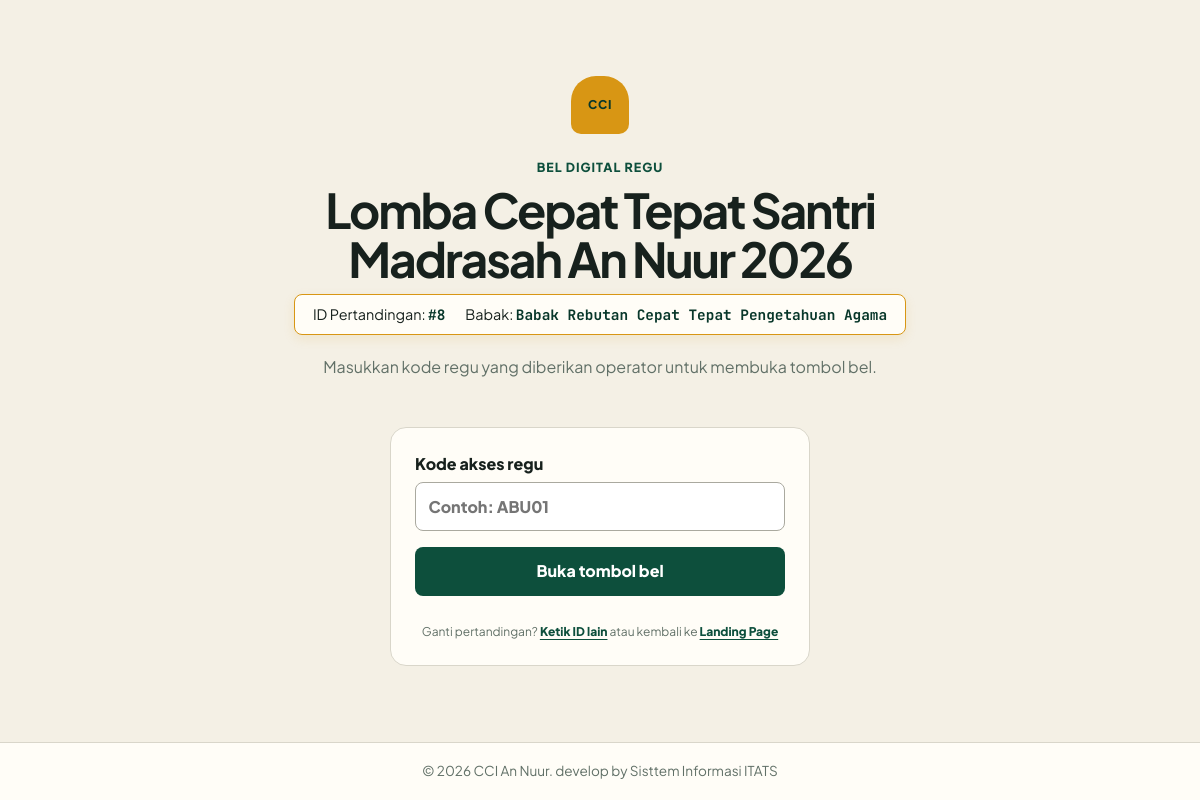
/buzzer.php, run on an earlier commit of the app's database.
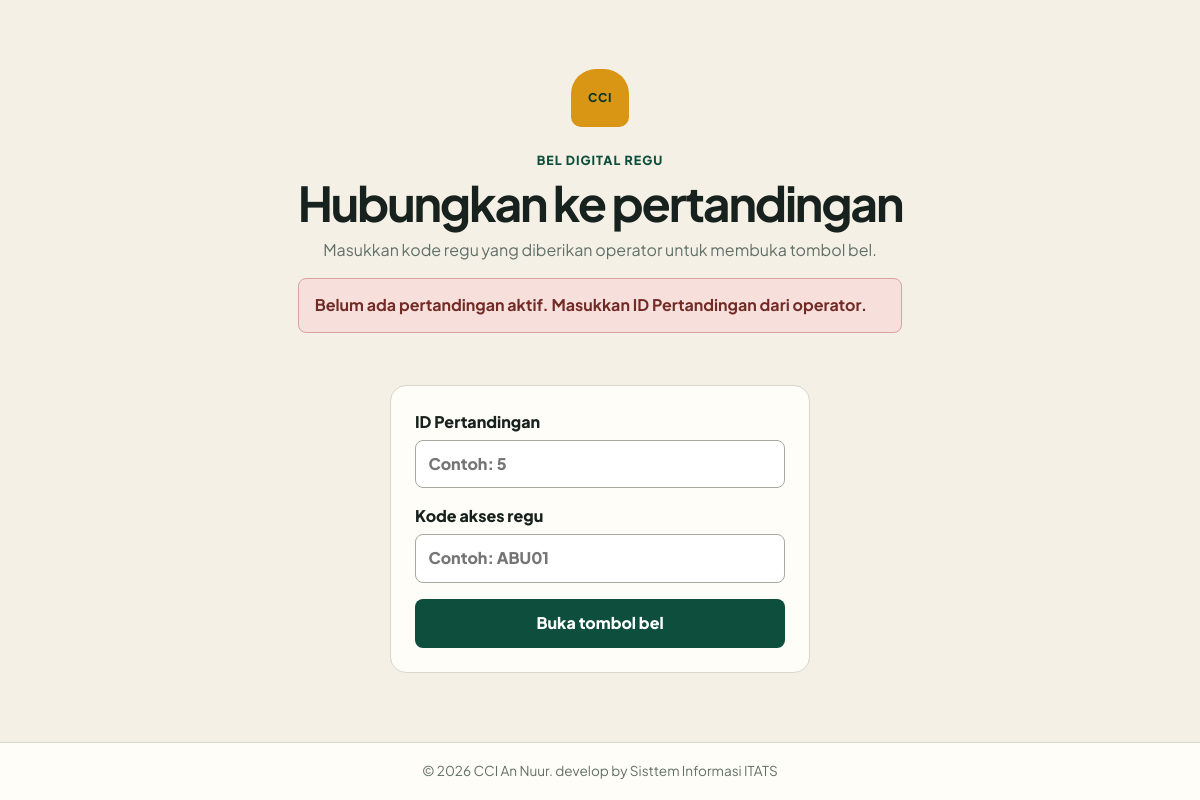
And on a later commit of the database.
### tables this page shows
CREATE TABLE `matches` (
  `id` bigint(20) unsigned NOT NULL AUTO_INCREMENT,
  `round_id` bigint(20) unsigned NOT NULL,
  `current_question` int(10) unsigned NOT NULL DEFAULT 0,
  `status` varchar(30) NOT NULL DEFAULT 'ready',
  `buzzer_team_id` bigint(20) unsigned DEFAULT NULL,
  `question_opened_at` datetime(6) DEFAULT NULL,
  `buzzed_at` datetime(6) DEFAULT NULL,
  `finished_at` datetime DEFAULT NULL,
  `created_at` timestamp NOT NULL DEFAULT current_timestamp(),
  `updated_at` timestamp NOT NULL DEFAULT current_timestamp() ON UPDATE current_timestamp(),
  PRIMARY KEY (`id`),
  KEY `fk_match_buzzer_team` (`buzzer_team_id`),
  KEY `idx_match_round_status` (`round_id`,`status`),
  CONSTRAINT `fk_match_buzzer_team` FOREIGN KEY (`buzzer_team_id`) REFERENCES `teams` (`id`) ON DELETE SET NULL,
  CONSTRAINT `fk_match_round` FOREIGN KEY (`round_id`) REFERENCES `rounds` (`id`)
);

CREATE TABLE `events` (
  `id` bigint(20) unsigned NOT NULL AUTO_INCREMENT,
  `name` varchar(180) NOT NULL,
  `location` varchar(180) DEFAULT NULL,
  `event_date` date DEFAULT NULL,
  `status` varchar(30) NOT NULL DEFAULT 'draft',
  `created_at` timestamp NOT NULL DEFAULT current_timestamp(),
  `updated_at` timestamp NOT NULL DEFAULT current_timestamp() ON UPDATE current_timestamp(),
  PRIMARY KEY (`id`)
);

CREATE TABLE `rounds` (
  `id` bigint(20) unsigned NOT NULL AUTO_INCREMENT,
  `event_id` bigint(20) unsigned NOT NULL,
  `name` varchar(120) NOT NULL,
  `display_order` int(10) unsigned NOT NULL DEFAULT 1,
  `correct_score` int(11) NOT NULL,
  `wrong_score` int(11) NOT NULL DEFAULT 0,
  `answer_seconds` int(10) unsigned NOT NULL,
  `created_at` timestamp NOT NULL DEFAULT current_timestamp(),
  PRIMARY KEY (`id`),
  KEY `idx_round_event` (`event_id`,`display_order`),
  CONSTRAINT `fk_round_event` FOREIGN KEY (`event_id`) REFERENCES `events` (`id`) ON DELETE CASCADE
);

### includes/functions.php (called while the page is built, shortened)
<?php
require_once __DIR__ . '/../config/database.php';
function e(?string $value): string
{
    return htmlspecialchars($value ?? '', ENT_QUOTES, 'UTF-8');
}
function active_event_id(): ?int
{
    $value = $_SESSION['event_id'] ?? null;
    return is_numeric($value) ? (int) $value : null;
}
function current_active_match(): ?array
{
    $activeEventId = active_event_id();
    $pdo = db();
    $stmt = $pdo->query(
        'SELECT m.*, r.name AS round_name, r.correct_score, r.wrong_score, r.answer_seconds,
                e.id AS event_id, e.name AS event_name, e.location, e.event_date, e.status AS event_status,
                (SELECT COUNT(*) FROM match_teams mt WHERE mt.match_id = m.id) AS team_count
         FROM matches m
         JOIN rounds r ON r.id = m.round_id
         JOIN events e ON e.id = r.event_id
         WHERE e.status = \'active\' AND m.status <> \'finished\'
         ORDER BY m.id DESC LIMIT 1'
    );
    $match = $stmt->fetch();
    return $match ?: null;
}
function match_payload(int $matchId): ?array
{
    $statement = db()->prepare(
        'SELECT m.*, r.name AS round_name, r.correct_score, r.wrong_score, r.answer_seconds,
                e.name AS event_name, e.location, e.event_date,
                bt.name AS buzzer_team_name
         FROM matches m
         JOIN rounds r ON r.id = m.round_id
         JOIN events e ON e.id = r.event_id
         LEFT JOIN teams bt ON bt.id = m.buzzer_team_id
         WHERE m.id = ?'
    );
    $statement->execute([$matchId]);
    $match = $statement->fetch();
    $teamsStatement = db()->prepare(
        'SELECT t.id, t.name, t.members, mt.score, mt.display_order
         FROM match_teams mt
         JOIN teams t ON t.id = mt.team_id
         WHERE mt.match_id = ?
         ORDER BY mt.display_order, t.name'
    );
    $teamsStatement->execute([$matchId]);
    $historyStatement = db()->prepare(
        'SELECT se.id, t.name AS team_name, se.delta, se.score_after, se.reason,
                se.created_at, se.reversed_at
         FROM score_events se
         JOIN teams t ON t.id = se.team_id
         WHERE se.match_id = ?
         ORDER BY se.id DESC LIMIT 8'
    );
    $historyStatement->execute([$matchId]);
    return [
        'match' => $match,
        'teams' => $teamsStatement->fetchAll(),
        'history' => $historyStatement->fetchAll(),
    ];
}

### config/database.php (called while the page is built, shortened)
<?php
function db(): PDO
{
    static $pdo = null;
    if ($pdo instanceof PDO) {
        return $pdo;
    }
    $host = getenv('DB_HOST') ?: '127.0.0.1';
    $port = getenv('DB_PORT') ?: '3306';
    $name = getenv('DB_NAME') ?: 'cerdas_cermat';
    $user = getenv('DB_USER') ?: 'root';
    $pass = getenv('DB_PASS') !== false ? getenv('DB_PASS') : '';
    $dsn = "mysql:host={$host};port={$port};dbname={$name};charset=utf8mb4";
    try {
        $pdo = new PDO($dsn, $user, $pass, [
            PDO::ATTR_ERRMODE => PDO::ERRMODE_EXCEPTION,
            PDO::ATTR_DEFAULT_FETCH_MODE => PDO::FETCH_ASSOC,
            PDO::ATTR_EMULATE_PREPARES => false,
        ]);
    } catch (PDOException $exception) {
        http_response_code(500);
        $isCli = PHP_SAPI === 'cli';
        $message = 'Koneksi database gagal. Periksa konfigurasi MySQL dan impor database/schema.sql.';
        if ($isCli) {
            throw new RuntimeException($message, 0, $exception);
        }
        exit('<!doctype html><html lang="id"><meta charset="utf-8"><title>Database tidak tersedia</title><body style="font-family:system-ui;padding:2rem"><h1>Database tidak tersedia</h1><p>' . $message . '</p></body></html>');
    }
    return $pdo;
}

### buzzer.php (the view, shortened to what the changed rows need)
<?php
require_once __DIR__ . '/includes/functions.php';
$matchId = filter_input(INPUT_GET, 'match_id', FILTER_VALIDATE_INT)
    ?: filter_input(INPUT_POST, 'match_id', FILTER_VALIDATE_INT);
if (!$matchId) {
    $active = current_active_match();
    if ($active) {
        $matchId = (int) $active['id'];
    }
}
$payload = $matchId ? match_payload((int) $matchId) : null;
$selectedTeam = null;
$error = null;
if ($_SERVER['REQUEST_METHOD'] === 'POST') {
    $code = strtoupper(trim((string) ($_POST['access_code'] ?? '')));
    if ($matchId < 1 || !$payload) {
        $error = 'ID Pertandingan tidak valid atau tidak ditemukan.';
    } else {
        $statement = db()->prepare(
            'SELECT t.id, t.name, t.access_code
             FROM match_teams mt JOIN teams t ON t.id = mt.team_id
             WHERE mt.match_id = ? AND t.access_code = ? LIMIT 1'
        );
        $statement->execute([$matchId, $code]);
        $selectedTeam = $statement->fetch() ?: null;
        if (!$selectedTeam) {
            $error = 'Kode akses tidak cocok dengan regu pada pertandingan ID #' . $matchId . '.';
        }
    }
} elseif (!$payload) {
    $error = 'Belum ada pertandingan aktif. Masukkan ID Pertandingan dari operator.';
}
require __DIR__ . '/includes/header.php';
?>
<section class="buzzer-shell">
    <?php if (!$selectedTeam): ?>
        <div class="buzzer-intro">
            <span class="brand-mark brand-mark-large" aria-hidden="true">CCI</span>
            <span class="eyebrow">Bel digital regu</span>
            <h1><?= $payload ? e($payload['match']['event_name']) : 'Hubungkan ke pertandingan' ?></h1>
            <?php if ($payload): ?>
                <div class="buzzer-match-tag">
                    <span>ID Pertandingan: <strong>#<?= (int) $matchId ?></strong></span>
                    <span>Babak: <strong><?= e($payload['match']['round_name']) ?></strong></span>
                </div>
            <?php endif; ?>
            <p>Masukkan kode regu yang diberikan operator untuk membuka tombol bel.</p>
        </div>
        <?php if ($error): ?><div class="notice notice-error" role="alert"><?= e($error) ?></div><?php endif; ?>
        <form method="post" class="buzzer-code-form">
            <?php if ($payload): ?>
                <input type="hidden" name="match_id" value="<?= (int) $matchId ?>">
            <?php else: ?>
                <label><span>ID Pertandingan</span><input type="number" name="match_id" placeholder="Contoh: 5" required autofocus></label>
            <?php endif; ?>
            <label><span>Kode akses regu</span><input type="text" name="access_code" minlength="3" maxlength="12" placeholder="Contoh: ABU01" autocomplete="off" required autofocus></label>
            <button class="button button-primary button-block" type="submit">Buka tombol bel</button>
            <?php if ($payload): ?>
                <span class="portal-hint text-center">Ganti pertandingan? <a href="/buzzer.php?match_id=" class="text-link">Ketik ID lain</a> atau kembali ke <a href="/" class="text-link">Landing Page</a></span>
            <?php endif; ?>
        </form>
    <?php endif; ?>
</section>
<?php require __DIR__ . '/includes/footer.php'; ?>

What changed in the data, as far as the page shows it:
no longer on this page (row edited): matches: events.name "Lomba Cepat Tepat Santri Madrasah An Nuur 2026", id "8", round.name "Babak Rebutan Cepat Tepat Pengetahuan Agama"
Also different on the page:
$error: (not shown) → "Belum ada pertandingan aktif. Masukkan ID Pertandingan dari operator."
text no longer shown: "ID Pertandingan: # Babak: Ganti pertandingan? Ketik ID lain atau kembali ke Landing Page"
text now shown: "Hubungkan ke pertandingan ID Pertandingan"
